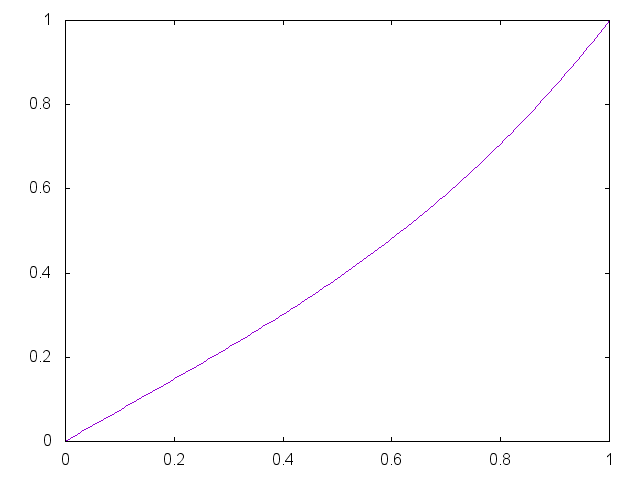

Recreate this plot in gnuplot.


set term png

set output "generate/static/generate/bezier-0.25-0.45.png"
plot '-' smooth bezier notitle
0 0
0.33 0.25
0.67 0.45 
1 1
e

reset;
